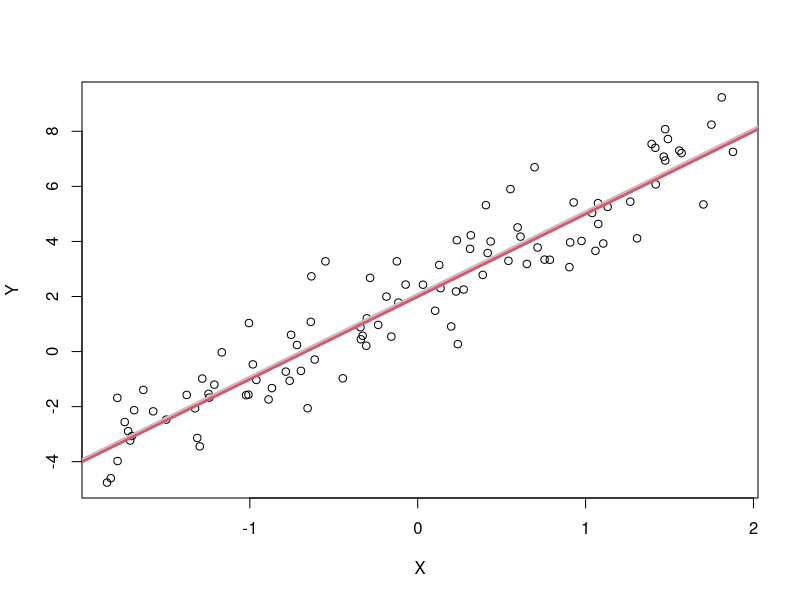
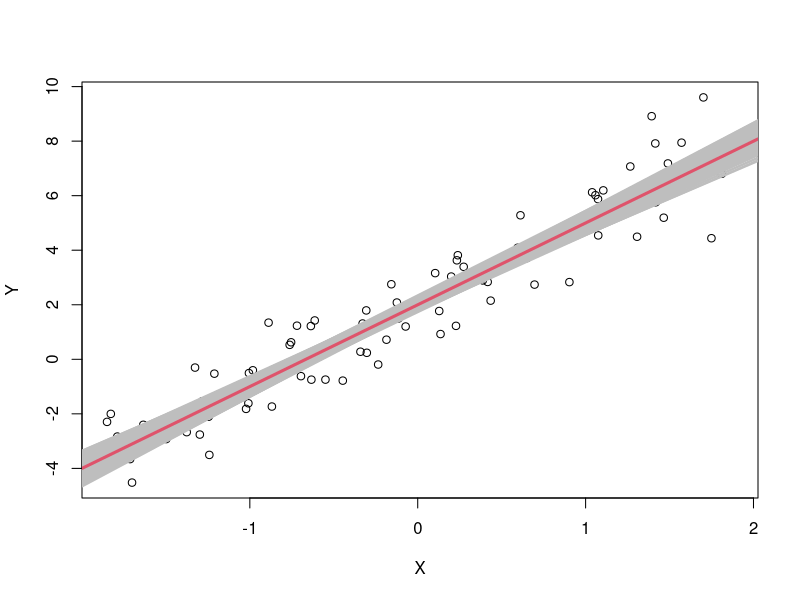
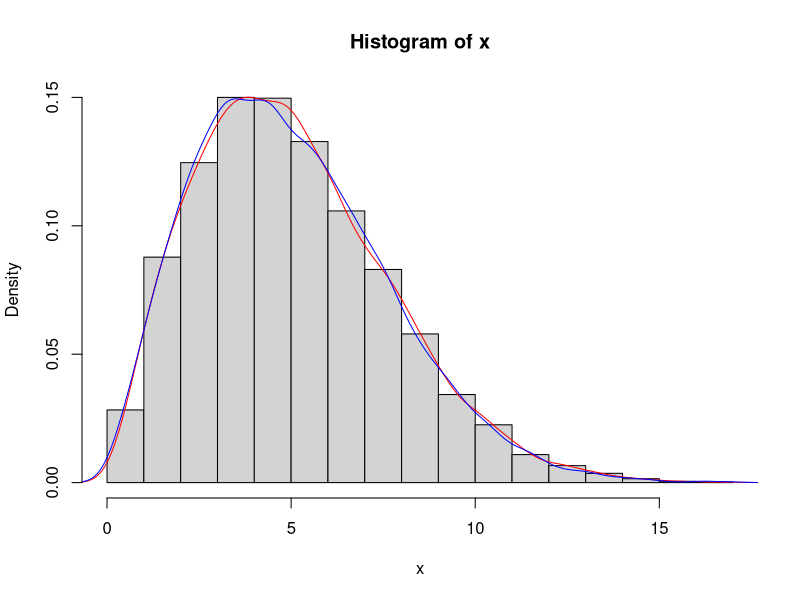

R code for these plots, in order:
# User-defined function:

sumsq <- function(vec)
{
  mn <- mean(vec)
  d <- vec - mn
  d2 <- d^2
  ss <- sum(d2)
  ss
}

set.seed(123)
sumsq(rnorm(100))


### Simple simulation example

### Data generation function for standard normal
dg0 <- function(ss) {
  out <- rnorm(ss, mean = 0, sd = 1)
  #out
}

### Analysis function to estimate s^2 and sigma^2_hat
simFun0 <- function(dat) {
  nn <- length(dat)
  s2 <- var(dat)
  sigma2hat <- s2*((nn-1)/nn)
  out <- c(s2, sigma2hat)
  out
}

### Define number of replications and sample size
R <- 1000000
n <- 10

### Create a matrix to store output
out0 <- matrix(0, R, 2)

### Set the seed for reproducibility
set.seed(145389)

### Run the simulation within a for loop
for (i in 1:R) {
  out0[i,] <- simFun0( dg0(n) )
}

### Estimate bias, var, sd, mse
(means0 <- apply(out0, 2, mean))
(bias0 <- means0 - c(1,1))
(var0 <- apply(out0, 2, var))
(sd0 <- apply(out0, 2, sd))
(mse0 <- apply(out0, 2, function(vec) mean((vec - 1)^2)))
### Can also calculate the simulation standard error for the mean by
### dividing sd0 by the square root of R.
(se0 <- sd0/sqrt(R))


output <- rbind(means0, bias0, var0, mse0, se0)
rownames(output) <- c("Means", "Bias", "Var", "MSE", "SimSE")
colnames(output) <- c("s2", "sigma2hat")
output


# Theoretical values for comparison:
# For the N(0, 1), sigma = 1
# Therefore
# var(s^2) = 2*1/(10-1) = 0.2222
# var(sigmahat^2) = 2*1*(10-1)/10^2 = 0.18


### A simulation study to assess regression model accuracy
### Suppose the true model is Y = 2 + 3X + e, where e ~ N(0,1) and X is fixed.
set.seed(136344)
X <- runif(100, min = -2, max = 2)

### Generate Y using random e
Y <- 2 + 3*X + rnorm(100, mean = 0, sd = 1)
plot(X, Y)

### Plot the true regression line and the estimated one
abline(a = 2, b = 3, lwd = 3, col = 2)
abline(lm(Y ~ X), lwd = 2, col = "gray")

### Write a function to automate this process
genDat <- function(R)
{
  ### R is the number of replications
  ### Create a matrix for storing output
  out <- matrix(0, R, 2)
  ### Create regression model with given Betas
  for (i in 1:R) {
    Y <- 2 + 3*X + rnorm(100, mean = 0, sd = 1)
  ### Plot the estimated regression lines and ONLY 1 sample scatterplot
    if(i == 1) {plot(X, Y)}
    abline(lm(Y ~ X), lwd = 2, col = "gray")
    ### Record the intercepts and slopes for output
    out[i,] <- lm(Y ~ X)$coef
  }
  ### Plot the true regression line
  abline(a = 2, b = 3, lwd = 3, col = 2)
  ### Return the output
  out
}
R<-100000
### Run the function 50 times
out50 <- genDat(1000)

# Comparing to the true values:

colMeans(out50)
# Compare to the true a and b

apply(out50, 2, var)

# Home exercise: To compare to the theoretical variance
# change the code to also keep track of MSE along with the two betas
# then apply the formulae on slide 17


# Example of the inverse transform method
# Rizzo 3.4 (Rayleigh distribution)

# Define the Raylegih sigma
rs = 4

R = 10000
u = runif(R)
x = rs*sqrt(-2*log(1-u))

hist(x, freq = F)
lines(density(x), col = "red")
# Peak should be around the rs value

# Alternatively, there is rrayleigh function in the package VGAM

install.packages("VGAM")
library(VGAM)

lines(density(rrayleigh(R, rs)), col = "blue")


# In-class Exercise

# Generate 10,000 sums of two U(0,1) distributed random variables, 
# and estimate the mean and variance of the resulting distribution
# Remark: this is known as the triangular distribution
